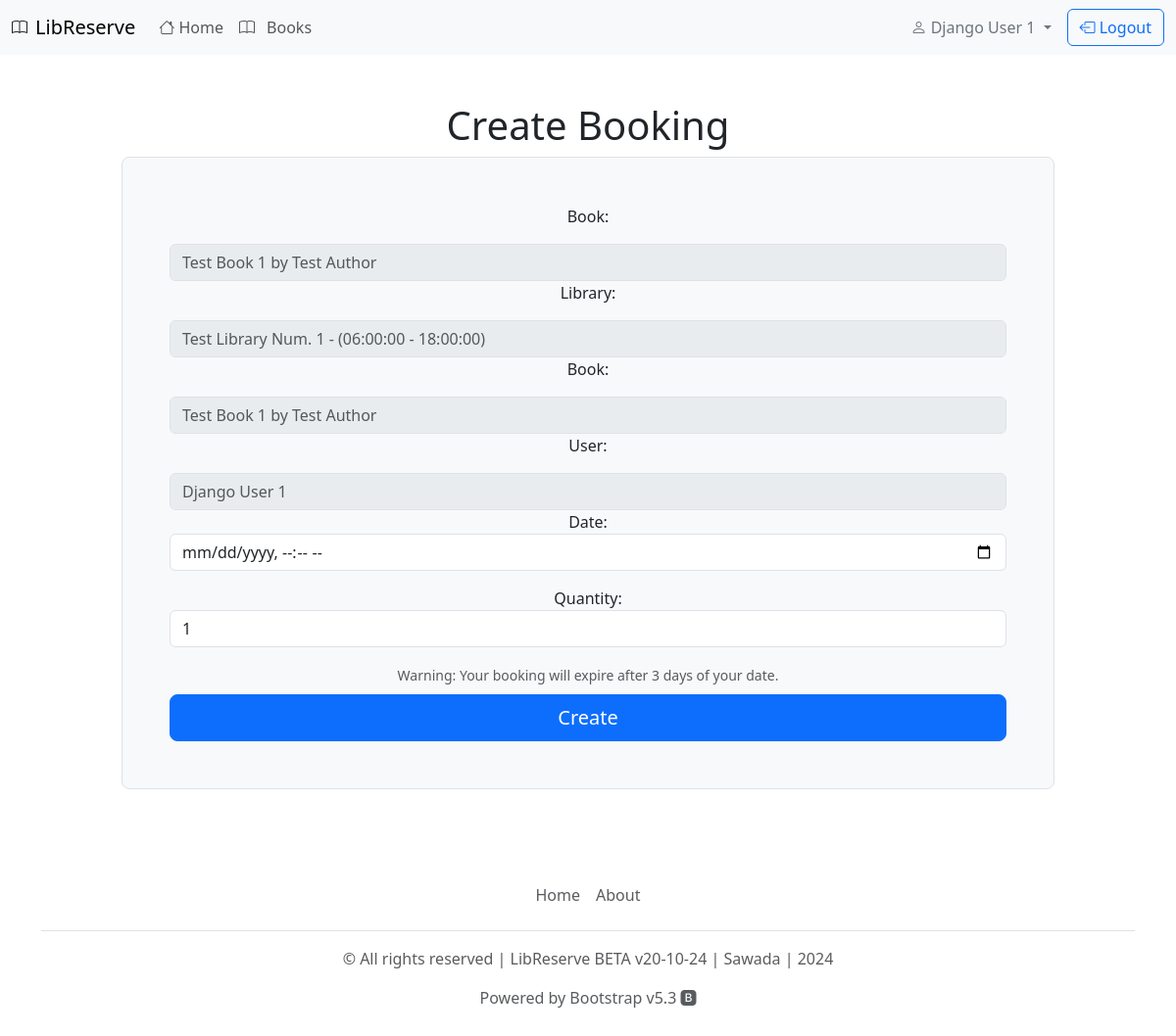
The app's page /create-booking/1/ (signed in) with its own data.
### booking/models.py (models this page shows, shortened)
class Book(models.Model):
    id = models.PositiveIntegerField(auto_created = True, unique = True, primary_key = True)
    title = models.CharField(max_length = 100)
    author = models.ForeignKey(Author, on_delete = models.DO_NOTHING)
    description = models.TextField()
    genre = models.CharField(max_length = 50)
    pages = models.IntegerField()
    library = models.ForeignKey(Library, on_delete = models.DO_NOTHING)
    price = models.DecimalField(max_digits = 15, decimal_places = 2)
    quantity = models.PositiveIntegerField(default = 0)

class Author(models.Model):
    name = models.CharField(max_length = 50)
    surname = models.CharField(max_length = 50)
    def __str__(self):
        return f'{self.name} {self.surname}'

class Library(models.Model):
    id = models.PositiveIntegerField(auto_created = True, unique = True, primary_key = True)
    name = models.CharField(max_length = 50)
    desciption = models.TextField()
    adress = models.CharField(max_length = 150)
    start_work_time = models.TimeField()
    end_work_time = models.TimeField()
    def __str__(self):
        return f"{self.name} - ({self.start_work_time} - {self.end_work_time})"

### booking/views.py (the view)
# urls.py: path('create-booking/<int:book_id>/', views.create_booking, name='create_booking'),
@login_required
def create_booking(request, book_id):
    book = get_object_or_404(Book, id = book_id)
    if request.method == 'POST':
        form = BookingForm(request.POST)
        if form.is_valid():
            quantity_to_book = form.cleaned_data['quantity']
            if book.quantity >= quantity_to_book:
                booking = form.save(commit = False)
                booking.user = request.user
                booking.book = book
                booking.status = "Active"
                booking.expires = timezone.now() + timedelta(days = 3)
                book.quantity -= quantity_to_book
                book.save()
                booking.save()
                return redirect('profile')
            else:
                form.add_error('quantity', f'Not enough copies available. Only {book.quantity} left.')  # Add an error if not enough copies
    else:
        form = BookingForm(initial={'book': book})
    return render(request, 'create_booking.html', {'form': form, 'book': book})

### booking/forms.py
class BookingForm(forms.ModelForm):
    class Meta:
        model = Booking
        fields = ['date', 'quantity']
        widgets = {'date': forms.DateTimeInput(attrs={'type': 'datetime-local', 'class': 'form-control'})}
    def __init__(self, *args, **kwargs):
        super().__init__(*args, **kwargs)
        self.fields['quantity'].widget.attrs.update({'class': 'form-control'})

### booking/templates/create_booking.html (shortened to what this page needs)
{% extends "base.html" %}
{% block content %}
<div class="container col-xl-10 col-xxl-8 px-4 py-5 text-center">
    <h1>Create Booking</h1>
    <form method = 'POST' class="p-5 p-md-5 border rounded-3 bg-body-tertiary">
        <p>Book:</p>
        <input class = "form-control" placeholder = "{{book.title}} by {{book.author}}" disabled></input>
        <p>Library:</p>
        <input class = "form-control" placeholder = "{{book.library}}" disabled></input>
        <p>Book:</p>
        <input class = "form-control" placeholder = "{{book.title}} by {{book.author}}" disabled></input>
        <p>User:</p>
        <input class = "form-control" placeholder = "{{user.first_name}} {{user.last_name}}" disabled></input>
        {{ form.as_p }}
        <small class="text-body-secondary">Warning: Your booking will expire after 3 days of your date.</small>
        <button class="w-100 btn btn-lg btn-primary mt-2" type = 'submit'>Create</button>
    </form>
</div>
{% endblock content %}

### booking/templates/navbar.html (shortened to what this page needs)
<nav class="navbar navbar-expand-lg bg-body-tertiary">
  <div class="container-fluid">
    <i class="bi bi-book me-2" href="/"></i>
    <a class="navbar-brand" href="/">LibReserve</a>
    <div class="collapse navbar-collapse" id="navbarSupportedContent">
      <ul class="navbar-nav me-auto mb-2 mb-lg-0">
        <li class="nav-item">
          <a class="nav-link" aria-current="page" href="/"><i class="bi bi-house"></i> Home</a>
        </li>
        <li class="nav-item">
          <a class="nav-link" href="/books/"><i class="bi bi-book me-2"></i> Books</a>
        </li>
      </ul>
      {% if user.is_authenticated %}
        <div class="nav-item dropdown align-items-center ms-auto d-flex">
          <a class="nav-link dropdown-toggle me-2 text-secondary" role="button" data-bs-toggle="dropdown" aria-expanded="false">
            <i class="bi bi-person"></i> {{ user.first_name }} {{ user.last_name }}
          </a>
          <a class="btn btn-outline-primary ms-2" href="/logout/"><i class="bi bi-box-arrow-left"></i> Logout</a>
        </div>
      {% else %}
        <div class = 'nav-item align-middle ms-auto end-0'>
          <a class = 'btn btn-primary' href="/login/"><i class="bi bi-box-arrow-in-right"></i> Login</a>
          <a class = 'btn btn-outline-primary' href="/signup/"><i class="bi bi-box-arrow-in-right"></i> Sign Up</a>
        </div>
      {% endif %}
    </div>
  </div>
</nav>

### records on screen
Book: title "Test Book 1 by Test Author", library "Test Library Num. 1 - (06:00:00 - 18:00:00)"

### other values on screen
{{ user.first_name }} "Django"
{{ user.last_name }} "User 1"
